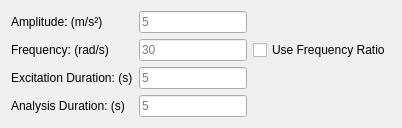
              <widget class="QWidget" name="page_7">
               <layout class="QGridLayout" name="gridLayout_10">
                <item row="0" column="0">
                 <widget class="QLabel" name="label_14">
                  <property name="text">
                   <string>Amplitude: (m/s²)</string>
                  </property>
                 </widget>
                </item>
                <item row="0" column="1">
                 <widget class="QLineEdit" name="sineAmplitudeLineEdit">
                  <property name="placeholderText">
                   <string>5</string>
                  </property>
                 </widget>
                </item>
                <item row="1" column="0">
                 <widget class="QLabel" name="sineFrequencyLabel">
                  <property name="text">
                   <string>Frequency: (rad/s)</string>
                  </property>
                 </widget>
                </item>
                <item row="1" column="1">
                 <widget class="QLineEdit" name="sineFrequencyLineEdit">
                  <property name="placeholderText">
                   <string>30</string>
                  </property>
                 </widget>
                </item>
                <item row="1" column="2">
                 <widget class="QCheckBox" name="sineFrequencyRatioCheckBox">
                  <property name="text">
                   <string>Use Frequency Ratio</string>
                  </property>
                  <property name="checked">
                   <bool>false</bool>
                  </property>
                 </widget>
                </item>
                <item row="2" column="0">
                 <widget class="QLabel" name="label_16">
                  <property name="text">
                   <string>Excitation Duration: (s)</string>
                  </property>
                 </widget>
                </item>
                <item row="2" column="1">
                 <widget class="QLineEdit" name="sineExcitationDurationLineEdit">
                  <property name="placeholderText">
                   <string>5</string>
                  </property>
                 </widget>
                </item>
                <item row="3" column="0">
                 <widget class="QLabel" name="label_17">
                  <property name="text">
                   <string>Analysis Duration: (s)</string>
                  </property>
                 </widget>
                </item>
                <item row="3" column="1">
                 <widget class="QLineEdit" name="sineAnalysisDurationLineEdit">
                  <property name="placeholderText">
                   <string>5</string>
                  </property>
                 </widget>
                </item>
               </layout>
              </widget>
